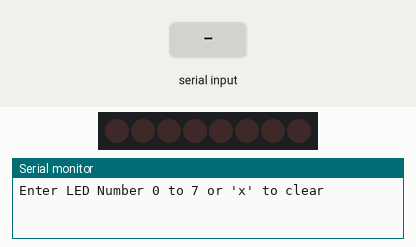
The sketch below on a simulated Arduino Leonardo, built with avr-gcc and run on an emulated ATmega32U4. Parts: 8 shift-register outputs drawn as a row of LEDs (first output left, lit = HIGH), the last lines printed to the serial monitor. Wiring (inferred from the names in the program): shift register (74HC595): data pin 12; shift clock pin 9; latch pin 11. Wiring (inferred from the signals the program sends): row of LEDs: on Q0, Q1, Q2, Q3, Q4, Q5, Q6, Q7. The inputs (shaded band) are chosen by the test bench.

Above: at 1.2 s.
1.3 s: "90,45\n" received over Serial
At 1.6 s:
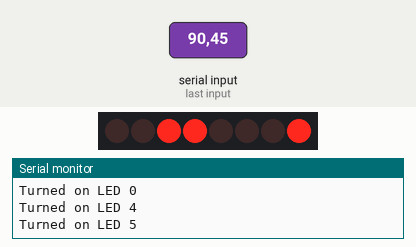
2.8 s: "x90\n" received over Serial
At 3.9 s:
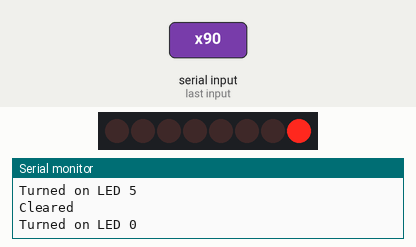
4.3 s: "200\n" received over Serial
At 5.1 s:
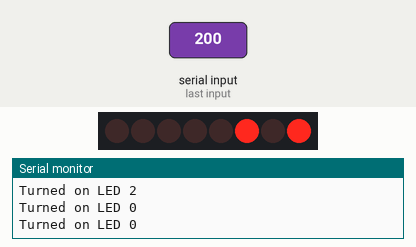
5.8 s: "5\n" received over Serial
At 6.2 s:
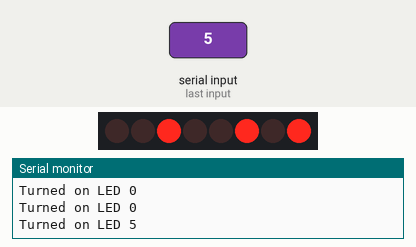
7.3 s: "x,45\n" received over Serial
At 8.5 s:
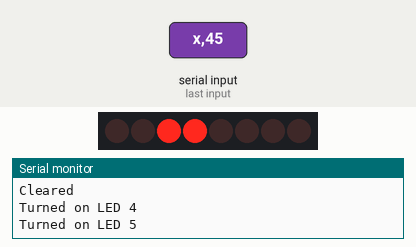
8.8 s: "90\n" received over Serial
At 9.7 s:
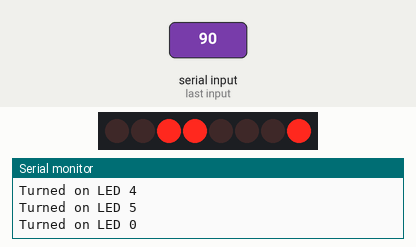
Timing chart, 0 to 11.3 s (numbered marks = the images above; inputs shaded):
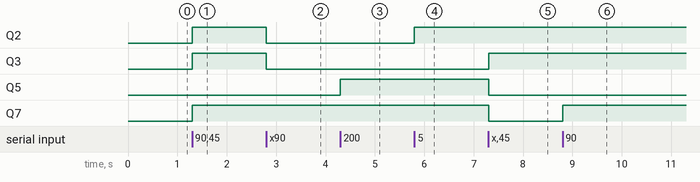

The sketch:

The_Serial_Monitor.ino
```cpp
//www.elegoo.com
//2016.12.9

int latchPin = 11;
int clockPin = 9;
int dataPin = 12;

byte leds = 0;
void updateShiftRegister()
{
   digitalWrite(latchPin, LOW);
   shiftOut(dataPin, clockPin, LSBFIRST, leds);
   digitalWrite(latchPin, HIGH);
}
void setup()
{
  pinMode(latchPin, OUTPUT);
  pinMode(dataPin, OUTPUT);
  pinMode(clockPin, OUTPUT);
  updateShiftRegister();
  Serial.begin(9600);
  while (! Serial); // Wait untilSerial is ready - Leonardo
  Serial.println("Enter LED Number 0 to 7 or 'x' to clear");
}

void loop()
{
  if (Serial.available())
  {
    char ch = Serial.read();
    if (ch >= '0' && ch <= '7')
    {
      int led = ch - '0';
      bitSet(leds, led);
      updateShiftRegister();
      Serial.print("Turned on LED ");
      Serial.println(led);
    }
    if (ch == 'x')
    {
      leds = 0;
      updateShiftRegister();
      Serial.println("Cleared");
    }
  }
}
```

Measured:
- after the input at 1.3 s, Q2, Q3, Q7: LOW → HIGH at once
- after the input at 2.8 s, Q2, Q3: HIGH → LOW at once
- after the input at 4.3 s, Q5: LOW → HIGH at once
- after the input at 5.8 s, Q2: LOW → HIGH at once
- after the input at 7.3 s, Q3: LOW → HIGH at once; Q5, Q7: HIGH → LOW at once
- after the input at 8.8 s, Q7: LOW → HIGH at once
